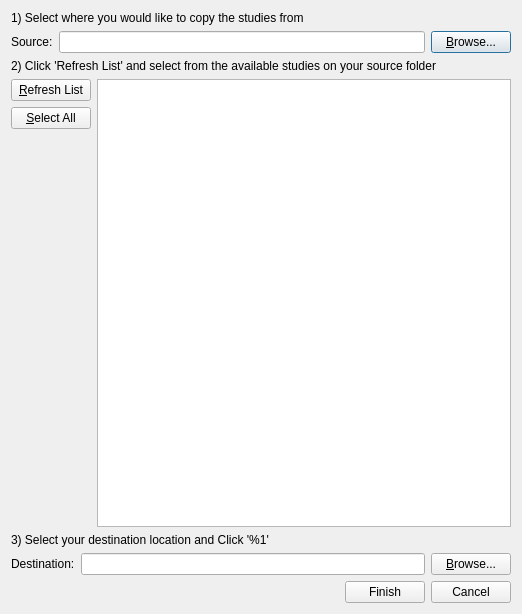
<ui version="4.0" >
 <class>MoveCopyStudyDialog</class>
 <widget class="QDialog" name="MoveCopyStudyDialog" >
  <property name="geometry" >
   <rect>
    <x>0</x>
    <y>0</y>
    <width>522</width>
    <height>614</height>
   </rect>
  </property>
  <property name="windowTitle" >
   <string>Dialog</string>
  </property>
  <layout class="QGridLayout" >
   <item row="0" column="0" >
    <layout class="QGridLayout" >
     <item row="0" column="0" >
      <layout class="QGridLayout" >
       <item row="0" column="0" colspan="2" >
        <layout class="QVBoxLayout" >
         <property name="spacing" >
          <number>6</number>
         </property>
         <property name="leftMargin" >
          <number>0</number>
         </property>
         <property name="topMargin" >
          <number>0</number>
         </property>
         <property name="rightMargin" >
          <number>0</number>
         </property>
         <property name="bottomMargin" >
          <number>0</number>
         </property>
         <item>
          <widget class="QLabel" name="textLabel1" >
           <property name="text" >
            <string>1) Select where you would like to copy the studies from</string>
           </property>
          </widget>
         </item>
         <item>
          <layout class="QHBoxLayout" >
           <property name="spacing" >
            <number>6</number>
           </property>
           <property name="leftMargin" >
            <number>0</number>
           </property>
           <property name="topMargin" >
            <number>0</number>
           </property>
           <property name="rightMargin" >
            <number>0</number>
           </property>
           <property name="bottomMargin" >
            <number>0</number>
           </property>
           <item>
            <widget class="QLabel" name="textLabel2" >
             <property name="text" >
              <string>Source:</string>
             </property>
            </widget>
           </item>
           <item>
            <widget class="QLineEdit" name="sourcePathLineEdit" />
           </item>
           <item>
            <widget class="QPushButton" name="sourcePathBrowseButton" >
             <property name="text" >
              <string>&amp;Browse...</string>
             </property>
             <property name="shortcut" >
              <string>Alt+B</string>
             </property>
            </widget>
           </item>
          </layout>
         </item>
        </layout>
       </item>
       <item row="1" column="0" colspan="2" >
        <widget class="QLabel" name="textLabel3" >
         <property name="text" >
          <string>2) Click 'Refresh List' and select from the available studies on your source folder</string>
         </property>
         <property name="alignment" >
          <set>Qt::AlignVCenter</set>
         </property>
        </widget>
       </item>
       <item row="2" column="0" >
        <widget class="QPushButton" name="refreshButton" >
         <property name="text" >
          <string>&amp;Refresh List</string>
         </property>
         <property name="shortcut" >
          <string>Alt+R</string>
         </property>
        </widget>
       </item>
       <item rowspan="3" row="2" column="1" >
        <widget class="QListWidget" name="studiesListWidget" >
         <property name="selectionMode" >
          <enum>QAbstractItemView::MultiSelection</enum>
         </property>
        </widget>
       </item>
       <item row="3" column="0" >
        <widget class="QPushButton" name="selectAllButton" >
         <property name="text" >
          <string>&amp;Select All</string>
         </property>
         <property name="shortcut" >
          <string>Alt+S</string>
         </property>
        </widget>
       </item>
       <item row="4" column="0" >
        <spacer>
         <property name="orientation" >
          <enum>Qt::Vertical</enum>
         </property>
         <property name="sizeType" >
          <enum>QSizePolicy::Expanding</enum>
         </property>
         <property name="sizeHint" >
          <size>
           <width>20</width>
           <height>331</height>
          </size>
         </property>
        </spacer>
       </item>
       <item row="5" column="0" colspan="2" >
        <layout class="QGridLayout" >
         <property name="leftMargin" >
          <number>0</number>
         </property>
         <property name="topMargin" >
          <number>0</number>
         </property>
         <property name="rightMargin" >
          <number>0</number>
         </property>
         <property name="bottomMargin" >
          <number>0</number>
         </property>
         <property name="horizontalSpacing" >
          <number>6</number>
         </property>
         <property name="verticalSpacing" >
          <number>6</number>
         </property>
         <item row="1" column="0" >
          <layout class="QHBoxLayout" >
           <property name="spacing" >
            <number>6</number>
           </property>
           <property name="leftMargin" >
            <number>0</number>
           </property>
           <property name="topMargin" >
            <number>0</number>
           </property>
           <property name="rightMargin" >
            <number>0</number>
           </property>
           <property name="bottomMargin" >
            <number>0</number>
           </property>
           <item>
            <widget class="QLabel" name="textLabel6" >
             <property name="text" >
              <string>Destination:</string>
             </property>
            </widget>
           </item>
           <item>
            <widget class="QLineEdit" name="destinationPathLineEdit" />
           </item>
           <item>
            <widget class="QPushButton" name="destinationPathBrowseButton" >
             <property name="text" >
              <string>&amp;Browse...</string>
             </property>
             <property name="shortcut" >
              <string>Alt+B</string>
             </property>
            </widget>
           </item>
          </layout>
         </item>
         <item row="0" column="0" >
          <widget class="QLabel" name="destinationLabel" >
           <property name="text" >
            <string>3) Select your destination location and Click '%1'</string>
           </property>
          </widget>
         </item>
        </layout>
       </item>
      </layout>
     </item>
     <item row="1" column="0" >
      <layout class="QHBoxLayout" >
       <item>
        <spacer>
         <property name="orientation" >
          <enum>Qt::Horizontal</enum>
         </property>
         <property name="sizeHint" >
          <size>
           <width>40</width>
           <height>20</height>
          </size>
         </property>
        </spacer>
       </item>
       <item>
        <widget class="QPushButton" name="finishButton" >
         <property name="text" >
          <string>Finish</string>
         </property>
        </widget>
       </item>
       <item>
        <widget class="QPushButton" name="cancelButton" >
         <property name="text" >
          <string>Cancel</string>
         </property>
        </widget>
       </item>
      </layout>
     </item>
    </layout>
   </item>
  </layout>
 </widget>
 <tabstops>
  <tabstop>sourcePathLineEdit</tabstop>
  <tabstop>sourcePathBrowseButton</tabstop>
  <tabstop>refreshButton</tabstop>
  <tabstop>selectAllButton</tabstop>
  <tabstop>studiesListWidget</tabstop>
  <tabstop>destinationPathBrowseButton</tabstop>
  <tabstop>finishButton</tabstop>
  <tabstop>cancelButton</tabstop>
  <tabstop>destinationPathLineEdit</tabstop>
 </tabstops>
 <resources/>
 <connections>
  <connection>
   <sender>cancelButton</sender>
   <signal>clicked()</signal>
   <receiver>MoveCopyStudyDialog</receiver>
   <slot>reject()</slot>
   <hints>
    <hint type="sourcelabel" >
     <x>766</x>
     <y>745</y>
    </hint>
    <hint type="destinationlabel" >
     <x>363</x>
     <y>781</y>
    </hint>
   </hints>
  </connection>
  <connection>
   <sender>finishButton</sender>
   <signal>clicked()</signal>
   <receiver>MoveCopyStudyDialog</receiver>
   <slot>accept()</slot>
   <hints>
    <hint type="sourcelabel" >
     <x>681</x>
     <y>745</y>
    </hint>
    <hint type="destinationlabel" >
     <x>203</x>
     <y>788</y>
    </hint>
   </hints>
  </connection>
 </connections>
</ui>
